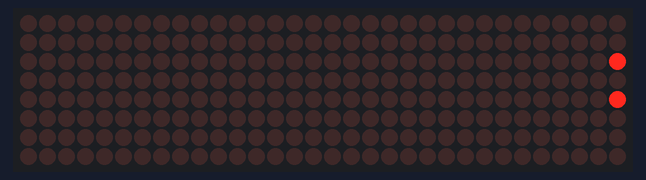
The sketch below on a simulated Arduino Uno, built with avr-gcc and run on an emulated ATmega328P. On the bench: 32×8 LED matrix.

Above: at 0.06 s.
At 5.02 s:
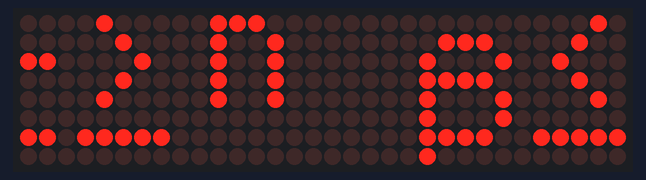
At 9.96 s:
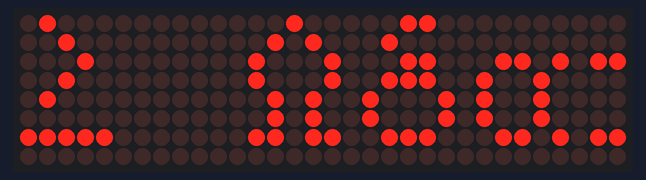
At 19.94 s:
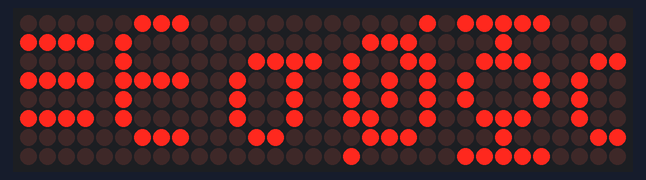
At 29.93 s:
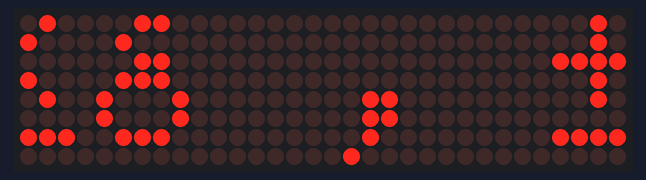
At 39.92 s:
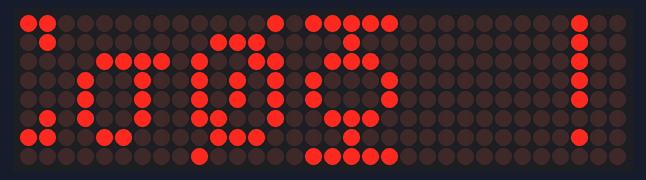

The sketch:

lcd1.ino
```cpp
#include <SPI.h>                             // Подключаем библиотеку SPI
#include <Adafruit_GFX.h>                    // Подключаем библиотеку Adafruit_GFX
#include <Max72xxPanel.h>                    // Подключаем библиотеку Max72xxPanel
int pinCS = 9;                               // Указываем к какому выводу подключен контакт CS
int numberOfHorizontalDisplays = 1;          // Количество матриц по горизонтали
int numberOfVerticalDisplays = 4;            // Количество матриц по-вертикали

Max72xxPanel matrix = Max72xxPanel(pinCS, numberOfHorizontalDisplays, numberOfVerticalDisplays);

String tape = "";
int wait = 100;                             // интервал, чем меньше тем бытрее бежит строка
int spacer = 1;                             // Промежуток между символами (кол-во точек)
int width = 5 + spacer;                     // Ширина шрифта составляет 5 пикселей

void setup() {
  Serial.begin(9600);
  tape = utf8rus("Пусть будет классным настроение. Моя мамуля, с днем рождения!");
  matrix.setIntensity(5);                    // Задаем яркость от 0 до 15
  matrix.setRotation(3);                     // Направление текста 1,2,3,4
}

void loop() {

  for ( int i = 0 ; i < width * tape.length() + matrix.width() - spacer; i++ )
  {
    matrix.fillScreen(LOW);

    int letter = i / width;                   // номер символа выводимого на матрицу

    int x = (matrix.width() - 1) - i % width;
    int y = (matrix.height() - 8) / 2;         // отцентрировать текст по вертикали

    while ( x + width - spacer >= 0 && letter >= 0 ) {
      if ( letter < tape.length() ) {
        matrix.drawChar(x, y, tape[letter], HIGH, LOW, 1);
      }
      letter--;
      x -= width;
    }
    matrix.write();                       // выведим значения на матрицу
    delay(wait);
  }
}

/* Функция перекодировки русских букв из UTF-8 в Win-1251 */
String utf8rus(String source)
{
  int i, k;
  String target;
  unsigned char n;
  char m[2] = { '0', '\0' };
  k = source.length(); i = 0;
  while (i < k) {
    n = source[i]; i++;
    if (n >= 0xC0) {
      switch (n) {
        case 0xD0: {
            n = source[i]; i++;
            if (n == 0x81) {
              n = 0xA8;
              break;
            }
            if (n >= 0x90 && n <= 0xBF) n = n + 0x2F;
            break;
          }
        case 0xD1: {
            n = source[i]; i++;
            if (n == 0x91) {
              n = 0xB7;
              break;
            }
            if (n >= 0x80 && n <= 0x8F) n = n + 0x6F;
            break;
          }
      }
    }
    m[0] = n; target = target + String(m);
  }
  return target;
}
```
